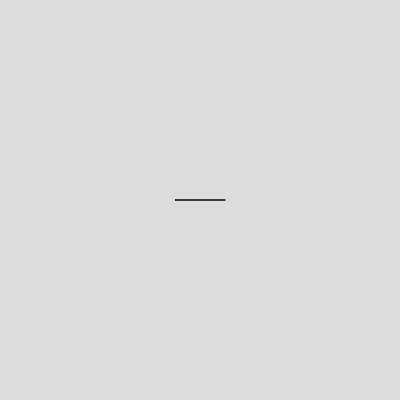
Frame 1 (no input)
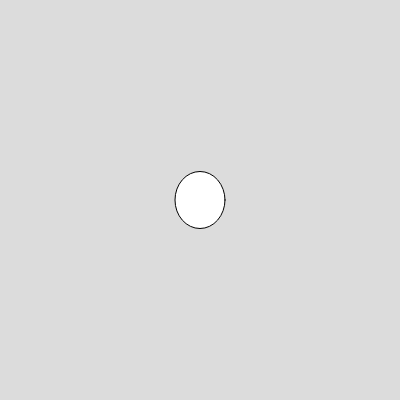
Frame 60 (no input)
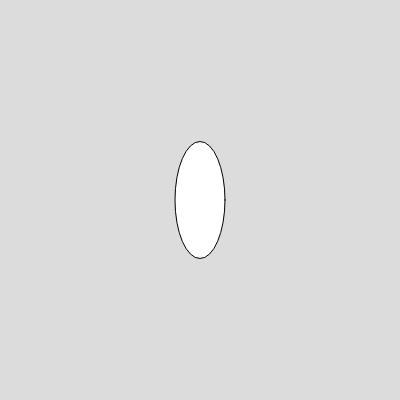
Frame 120 (the mouse pressed at the canvas centre since frame 60)

The p5.js sketch that drew these frames (run headless with seeded random() and noise() and a simulated clock; from frame 60 on, the mouse is pressed at the canvas centre):

// p5.js sketch
// ── sketch.js
let h = 0;
let s = 1;
function setup() {
  createCanvas(400, 400);
}

function draw() {
  background(220);
  let x = 200;
  let y = 200;
  let w = 50;
  ellipse(x, y, w, h);
  h = h + s;
  if (h <= 20) {
    s = -1;
  }
}

//let x = 200;
//let s = 1

//  x = x + s
//  if (x > width) {
// x = 200
//   s = - 1

//if (x <= 0) {
//  s = 1
